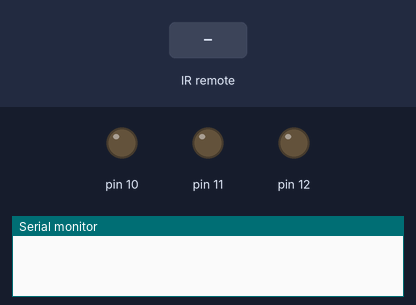
A sketch run on a simulated Arduino Uno, built with avr-gcc and run on an emulated ATmega328P. Shown: output pins drawn as LEDs (lit = HIGH), the last lines printed to the serial monitor. The test bench sets the inputs (shaded band).

Above: at 1.2 s.
1.3 s: infrared code 0xFD08F7 received
At 1.9 s:
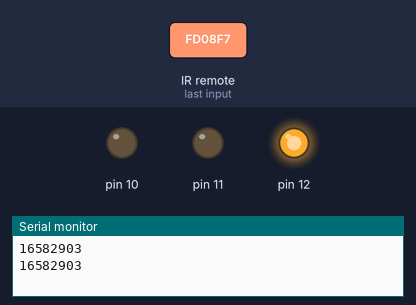
2.8 s: infrared code 0xFD8877 received
At 4.0 s:
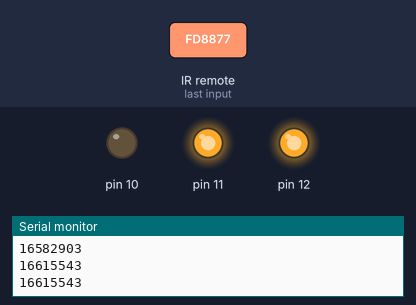
4.3 s: infrared code 0xFD48B7 received
At 5.4 s:
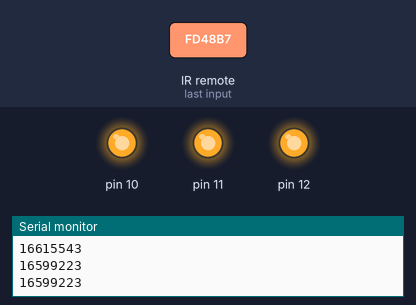
5.8 s: infrared code 0xFD28D7 received
At 6.5 s:
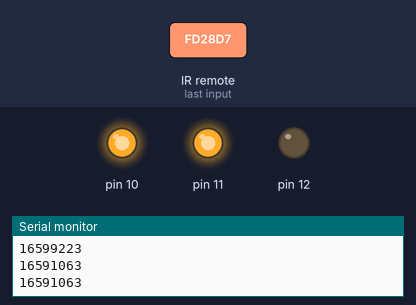
7.3 s: infrared code 0xFDA857 received
At 7.7 s:
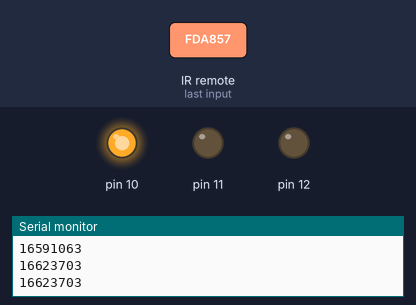
8.8 s: infrared code 0xFD6897 received
At 10.0 s:
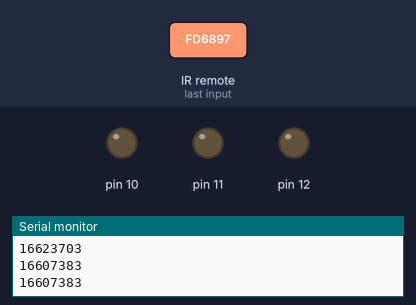
Timing chart, 0 to 11.3 s (numbered marks = the images above; inputs shaded):
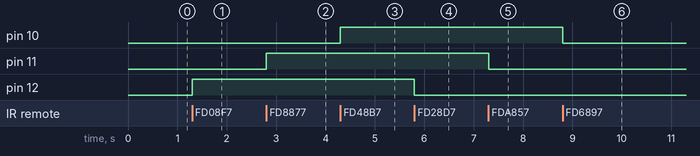

Measured:
- after the input at 1.3 s, pin 12: LOW → HIGH at once
- after the input at 2.8 s, pin 11: LOW → HIGH at once
- after the input at 4.3 s, pin 10: LOW → HIGH at once
- after the input at 5.8 s, pin 12: HIGH → LOW at once
- after the input at 7.3 s, pin 11: HIGH → LOW at once
- after the input at 8.8 s, pin 10: HIGH → LOW at once

The sketch:

IR_RGB.ino
```cpp
#include <IRremote.h>
const int RECV_PIN = 8;
IRrecv irrecv (RECV_PIN);
decode_results results;

void setup() {
pinMode (12, OUTPUT);
pinMode (11, OUTPUT);
pinMode (10, OUTPUT);
Serial.begin(9600);
irrecv.enableIRIn();
irrecv.blink13 (true);
}
void loop() {
if (irrecv.decode (&results)) {
Serial.println (results.value);
long unsigned int g=results.value;
Serial.println (g);
irrecv.resume ();
if (g==16582903)
{
digitalWrite(12, HIGH);
}
if (g==16615543)
{
digitalWrite (11, HIGH);
}
if (g==16599223)
{
digitalWrite (10, HIGH);
}
if (g==16591063)
{
digitalWrite (12, LOW);
}
if (g==16623703)
{
digitalWrite (11, LOW);
}
if (g==16607383)
{
digitalWrite (10, LOW);
}
}
}
```
